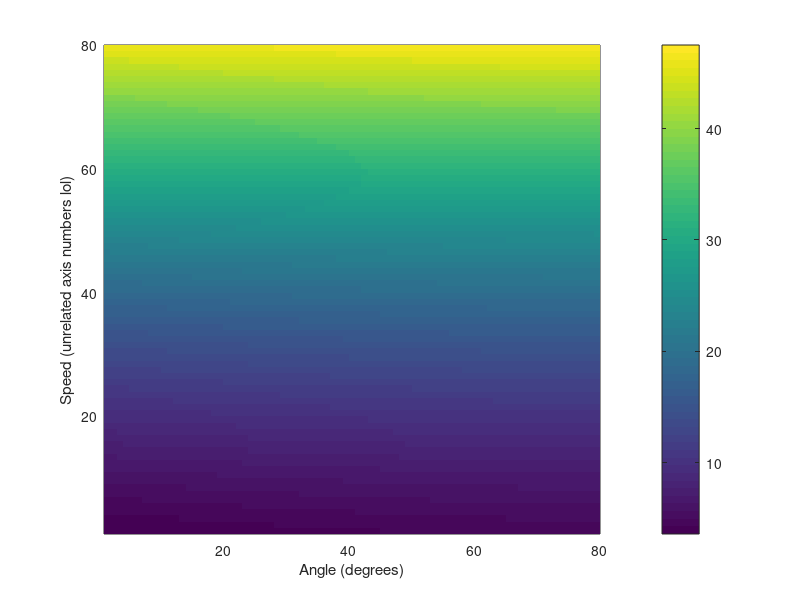

The MATLAB script that drew this image:
function stuff = ride()
    rideSpeedRad = 1.47; %rad/s
    gravity = 9.81; %m/s^2
    rideRadius = 15.25; %m
    personMass = 80.7; %kg, americans are fat
    angle = 0;
    
    rideSpeed = rideSpeedRad * rideRadius;
    
    bottoms = zeros(80, 80);
    tops = zeros(80, 80);
    
    increment = .05;
    
    for r = 1:80
        rideSpeedRad = rideSpeedRad + increment;
        rideSpeed = rideSpeedRad * rideRadius;
        gForce = rideSpeed^2 / rideRadius;
        for c = 1:80
            bottoms(r, c) = gForce + (gravity * sin(c*pi/180));
            tops(r, c) = gForce - (gravity * sin(c*pi/180));
        end
    end
    
%     plot(bottoms./gravity);
%     hold on;
%     plot(tops./gravity);
    h = pcolor(bottoms./gravity);
    colorbar;
    set(h, 'EdgeColor', 'none');
    xlabel('Angle (degrees)');
    ylabel('Speed (unrelated axis numbers lol)');
end
